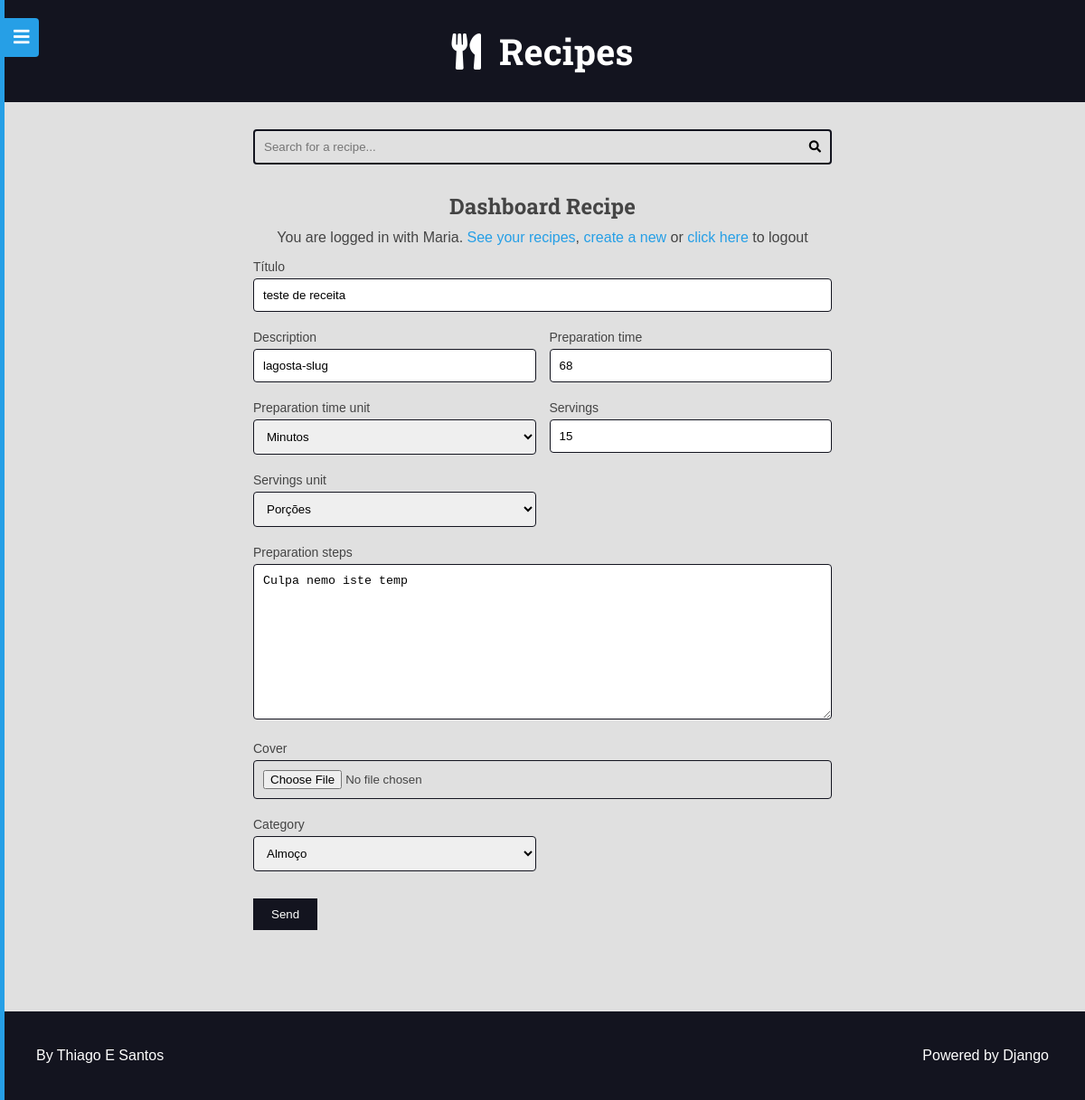
Screenshot of /authors/dashboard/recipe/1038/edit/ (signed in) with the database file from the repository.
### recipes/models.py (models this page shows, shortened)
class Recipe(models.Model):
    objects = RecipeManager()
    title = models.CharField(max_length=65, verbose_name=_('Title'))
    description = models.CharField(max_length=165)
    slug = models.SlugField(unique=True)
    preparation_time = models.IntegerField()
    preparation_time_unit = models.CharField(max_length=65)
    servings = models.IntegerField()
    servings_unit = models.CharField(max_length=65)
    preparation_steps = models.TextField()
    preparation_steps_is_html = models.BooleanField(default=False)
    created_at = models.DateTimeField(auto_now_add=True)
    updated_at = models.DateTimeField(auto_now=True)
    is_published = models.BooleanField(default=False)
    cover = models.ImageField(
        upload_to='recipes/covers/%Y/%m/%d/', blank=True, default='')
    category = models.ForeignKey(
        Category, on_delete=models.SET_NULL, null=True, blank=True,
        default=None,
    )
    author = models.ForeignKey(
        User, on_delete=models.SET_NULL, null=True
    )
    tags = models.ManyToManyField(Tag)
    class Meta:
        verbose_name = _('Recipe')
        verbose_name_plural = _('Recipes')

### authors/views/dashboard_recipe.py (the view, shortened to what this page needs)
@method_decorator(
    login_required(login_url='authors:login', redirect_field_name='next'),
    name='dispatch'
)
class DashboardRecipe(View):
    def get_recipe(self, id=None):
        recipe = None
        if id:
            recipe = Recipe.objects.filter(
                author=self.request.user.id,
                is_published=False,
                pk=id,
            ).first()
            if not recipe:
                raise Http404()
        return recipe
    def render_recipe(self, form):
        return render(self.request, 'authors/pages/dashboard_recipe.html', context={'form': form})
    def get(self, request, id=None):
        recipe = self.get_recipe(id)
        form = AuthorRecipeForm(instance=recipe)
        return self.render_recipe(form)

### authors/forms/recipe_form.py (shortened to what this page needs)
class AuthorRecipeForm(forms.ModelForm):
    def __init__(self, *args, **kwargs):
        super().__init__(*args, **kwargs)
        self._my_errors = defaultdict(list)
        add_attr(self.fields.get('title'), 'class', 'span-2')
        add_attr(self.fields.get('preparation_steps'), 'class', 'span-2')
        add_attr(self.fields.get('cover'), 'class', 'span-2')
    class Meta:
        model = Recipe
        fields = ('title', 'description', 'preparation_time', 'preparation_time_unit', 'servings', 'servings_unit', 'preparation_steps',
                  'cover', 'category',)
        widgets = {
            'cover': forms.FileInput(
                attrs={
                    'class': 'span-2'
                }
            ),
            'servings_unit': forms.Select(
                choices=(
                    ('Porções', 'Porções'),
                    ('Pedaços', 'Pedaços'),
                    ('Pessoas', 'Pessoas'),
                )
            ),
            'preparation_time_unit': forms.Select(
                choices=(
                    ('Minutos', 'Minutos'),
                    ('Horas', 'Horas'),
                )
            ),
        }

### recipes/models.py (called while the page is built)
    def __str__(self):
        return self.name

### utils/django_forms.py (called while the page is built)
def add_attr(field, attr_name, attr_new_val):
    existing = field.widget.attrs.get(attr_name, '')
    field.widget.attrs[attr_name] = f'{existing} {attr_new_val}'.strip()

### authors/templates/authors/pages/dashboard_recipe.html (shortened to what this page needs)
{% extends 'global/base.html' %}
{% block content %}
  <div class="main-content center container">
    <h2>Dashboard Recipe</h2>
    {% include 'authors/partials/login_message.html' %}
    <div class="left">
      {% include 'global/partials/form.html' %}
    </div>
  </div>
{% endblock content %}

### authors/templates/authors/partials/login_message.html (shortened to what this page needs)
{% if request.user.is_authenticated %}
    <div class="login-message">
      You are logged in with
      {{ request.user.username }}.
      <a href="{% url 'authors:dashboard' %}">See your recipes</a>,
      <a href="{% url 'authors:dashboard_recipe_create'%}">create a new</a> or
      <a class="authors-logout-link" href="#">click here</a> to logout
    </div>
    {% endif %}

### base_templates/global/partials/form.html (shortened to what this page needs)
<div class="main-content container">
    <form class="main-form" action=" {{ form_action }} " method="POST" enctype="multipart/form-data">
      <div class="form-content form-content-grid">
        {% for field in form %}
          <div class="form-group {{ field.field.widget.attrs.class }}">
            <label for="{{ field.id_for_label }}">{{ field.label }}</label>
            {{field}}
          </div>
        {% endfor %}
      </div>
      <div class="form-content form-content-grid">
        <div class="form-group">
          <button type="submit">Send</button>
        </div>
      </div>
    </form>
  </div>

### base_static/global/css/styles.css (style rules this page uses)
:root { --color-primary: #269fe6; --color-primary-hover: #2086c2; --color-primary-dark: #13141f; --color-primary-dark-hover: #212336; --color-primary-light: #d4ecfa; --color-primary-light-hover: #bdd8e7; --color-white: #fff; --color-black: #000; --color-dark-text: #444; --color-info-light: #cce5ff; --color-debug-light: #cce5ff; --color-success-light: #d4edda; --color-alert-light: #fff3cd; --color-warning-light: #fff3cd; --color-error-light: #f8d7da; --color-info-dark: #4d86c4; --color-debug-dark: #4d86c4; --color-success-dark: #4a9c5d; --color-alert-dark: #927f40; --color-warning-dark: #927f40; --color-error-dark: #da525d; --color-gray-0: #f9f9f9; --color-gray-1: #e0e0e0; --color-gray-2: #c7c7c7; --color-gray-3: #aeaeae; --color-gray-4: #959595; --color-gray-5: #7d7d7d; --color-gray-6: #646464; --color-gray-7: #4b4b4b; --color-gray-8: #323232; --color-gray-9: #191919; --font-primary: sans-serif; --font-headings: 'Roboto Slab', serif; --spacing-gutter-medium: 3rem; --spacing-gutter-large: 4rem; }
* { padding: 0; margin: 0; box-sizing: border-box; }
html { font-size: 62.5%; }
body { font-size: 1.6rem; font-family: var(--font-primary); background: var(--color-gray-1); color: var(--color-dark-text); }
h1, h2, h3, h4, h5, h6 { font-family: var(--font-headings); }
a { color: var(--color-primary); text-decoration: none; }
.container { max-width: 144rem; margin: 0 auto; padding: var(--spacing-gutter-medium); }
.main-content { padding-top: 0; }
.login-message { margin: 1rem 0; }
.center { text-align: center; }
.left { text-align: left; }
.form-content { max-width: 64rem; margin: 0 auto; margin-bottom: var(--spacing-gutter-medium); }
.form-content label, .form-content .help-text, .errorlist { display: block; margin: 0.5rem 0; font-size: 1.4rem; list-style: none; }
.form-content input, .form-content textarea, .form-content select { width: 100%; padding: 1rem; border-radius: .4rem; border: 1px solid var(--color-primary-dark); }
.form-content-grid { display: grid; grid-template-columns: repeat(auto-fit, minmax(30rem, 1fr)); gap: calc(var(--spacing-gutter-medium) / 2); }
.form-content button { padding: 1rem 2rem; border: none; background: var(--color-primary-dark); color: var(--color-white) }
.span-2 { grid-column: span 2; }

### rows the page displays
Recipe: form "teste de receita" "lagosta-slug" "68" "Minutos" "15" "Porções" "Culpa nemo iste temp" "Almoço"

### other values shown
{{ request.user.username }} "Maria"
{{ field.label }} "Título" "Description" "Preparation time" "Preparation time unit" "Servings" "Servings unit" "Preparation steps" "Cover" "Category"
